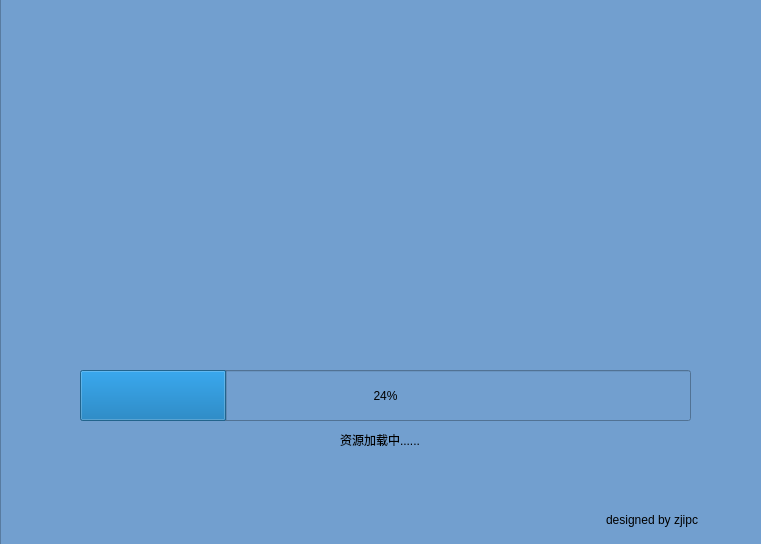
<?xml version="1.0" encoding="UTF-8"?>
<ui version="4.0">
 <class>load</class>
 <widget class="QWidget" name="load">
  <property name="geometry">
   <rect>
    <x>0</x>
    <y>0</y>
    <width>761</width>
    <height>544</height>
   </rect>
  </property>
  <property name="maximumSize">
   <size>
    <width>800</width>
    <height>600</height>
   </size>
  </property>
  <property name="windowTitle">
   <string>Zjipc</string>
  </property>
  <widget class="QFrame" name="frame">
   <property name="geometry">
    <rect>
     <x>0</x>
     <y>-10</y>
     <width>801</width>
     <height>571</height>
    </rect>
   </property>
   <property name="autoFillBackground">
    <bool>false</bool>
   </property>
   <property name="styleSheet">
    <string notr="true">background-color: rgb(114, 159, 207);</string>
   </property>
   <property name="frameShape">
    <enum>QFrame::StyledPanel</enum>
   </property>
   <property name="frameShadow">
    <enum>QFrame::Raised</enum>
   </property>
   <widget class="QLabel" name="label_pic">
    <property name="geometry">
     <rect>
      <x>250</x>
      <y>80</y>
      <width>251</width>
      <height>251</height>
     </rect>
    </property>
    <property name="text">
     <string/>
    </property>
    <property name="pixmap">
     <pixmap>wzp/mysavecode/xinopencv/gui/zjipc.png</pixmap>
    </property>
    <property name="scaledContents">
     <bool>true</bool>
    </property>
   </widget>
   <widget class="QProgressBar" name="progressBar">
    <property name="geometry">
     <rect>
      <x>80</x>
      <y>380</y>
      <width>611</width>
      <height>51</height>
     </rect>
    </property>
    <property name="value">
     <number>24</number>
    </property>
   </widget>
   <widget class="QLabel" name="label_hit">
    <property name="geometry">
     <rect>
      <x>340</x>
      <y>440</y>
      <width>201</width>
      <height>20</height>
     </rect>
    </property>
    <property name="text">
     <string>资源加载中......</string>
    </property>
   </widget>
   <widget class="QLabel" name="label_designer">
    <property name="geometry">
     <rect>
      <x>606</x>
      <y>520</y>
      <width>131</width>
      <height>20</height>
     </rect>
    </property>
    <property name="text">
     <string>designed by zjipc</string>
    </property>
   </widget>
  </widget>
 </widget>
 <resources/>
 <connections/>
</ui>
